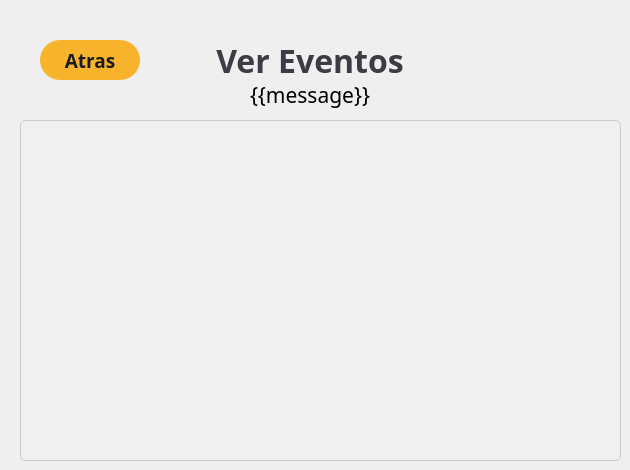
    <widget class="QWidget" name="MisEvents">
     <widget class="QPushButton" name="backBTN_6">
      <property name="geometry">
       <rect>
        <x>40</x>
        <y>40</y>
        <width>100</width>
        <height>40</height>
       </rect>
      </property>
      <property name="font">
       <font>
        <family>IBM Plex Mono</family>
        <pointsize>14</pointsize>
        <weight>75</weight>
        <bold>true</bold>
       </font>
      </property>
      <property name="styleSheet">
       <string notr="true">QPushButton {
    border-radius: 20px;
    background-color: #f7b32b;
color: #1a1b25;
}

QPushButton:hover {
    background-color: #ffc04c; /* Change color on hover */
}

QPushButton:pressed {
    background-color: #d18f23; /* Change color when pressed */
}
</string>
      </property>
      <property name="text">
       <string>Atras</string>
      </property>
      <property name="icon">
       <iconset resource="img.qrc">
        <normaloff>:/icons/atras.svg</normaloff>:/icons/atras.svg</iconset>
      </property>
      <property name="iconSize">
       <size>
        <width>24</width>
        <height>24</height>
       </size>
      </property>
     </widget>
     <widget class="QLabel" name="mainHeader_6">
      <property name="geometry">
       <rect>
        <x>150</x>
        <y>40</y>
        <width>320</width>
        <height>40</height>
       </rect>
      </property>
      <property name="palette">
       <palette>
        <active>
         <colorrole role="WindowText">
          <brush brushstyle="SolidPattern">
           <color alpha="216">
            <red>26</red>
            <green>27</green>
            <blue>37</blue>
           </color>
          </brush>
         </colorrole>
         <colorrole role="Base">
          <brush brushstyle="SolidPattern">
           <color alpha="255">
            <red>30</red>
            <green>30</green>
            <blue>30</blue>
           </color>
          </brush>
         </colorrole>
         <colorrole role="Window">
          <brush brushstyle="SolidPattern">
           <color alpha="255">
            <red>242</red>
            <green>243</green>
            <blue>244</blue>
           </color>
          </brush>
         </colorrole>
        </active>
        <inactive>
         <colorrole role="WindowText">
          <brush brushstyle="SolidPattern">
           <color alpha="216">
            <red>26</red>
            <green>27</green>
            <blue>37</blue>
           </color>
          </brush>
         </colorrole>
         <colorrole role="Base">
          <brush brushstyle="SolidPattern">
           <color alpha="255">
            <red>30</red>
            <green>30</green>
            <blue>30</blue>
           </color>
          </brush>
         </colorrole>
         <colorrole role="Window">
          <brush brushstyle="SolidPattern">
           <color alpha="255">
            <red>242</red>
            <green>243</green>
            <blue>244</blue>
           </color>
          </brush>
         </colorrole>
        </inactive>
        <disabled>
         <colorrole role="WindowText">
          <brush brushstyle="SolidPattern">
           <color alpha="63">
            <red>255</red>
            <green>255</green>
            <blue>255</blue>
           </color>
          </brush>
         </colorrole>
         <colorrole role="Base">
          <brush brushstyle="SolidPattern">
           <color alpha="255">
            <red>242</red>
            <green>243</green>
            <blue>244</blue>
           </color>
          </brush>
         </colorrole>
         <colorrole role="Window">
          <brush brushstyle="SolidPattern">
           <color alpha="255">
            <red>242</red>
            <green>243</green>
            <blue>244</blue>
           </color>
          </brush>
         </colorrole>
        </disabled>
       </palette>
      </property>
      <property name="font">
       <font>
        <family>IBM Plex Mono</family>
        <pointsize>24</pointsize>
        <weight>75</weight>
        <bold>true</bold>
       </font>
      </property>
      <property name="text">
       <string>Ver Eventos</string>
      </property>
      <property name="alignment">
       <set>Qt::AlignCenter</set>
      </property>
     </widget>
     <widget class="QLabel" name="msgStatus_2">
      <property name="geometry">
       <rect>
        <x>70</x>
        <y>80</y>
        <width>480</width>
        <height>30</height>
       </rect>
      </property>
      <property name="font">
       <font>
        <family>IBM Plex Mono</family>
        <pointsize>16</pointsize>
        <weight>50</weight>
        <bold>false</bold>
       </font>
      </property>
      <property name="text">
       <string>{{message}}</string>
      </property>
      <property name="alignment">
       <set>Qt::AlignCenter</set>
      </property>
     </widget>
     <widget class="QListWidget" name="eventList">
      <property name="geometry">
       <rect>
        <x>20</x>
        <y>120</y>
        <width>601</width>
        <height>341</height>
       </rect>
      </property>
      <property name="font">
       <font>
        <family>IBM Plex Mono</family>
        <pointsize>13</pointsize>
       </font>
      </property>
      <property name="styleSheet">
       <string notr="true">/* QListWidget stylesheet */
QListWidget {
    background-color: #f0f0f0; /* Set background color */
    border: 1px solid #cccccc; /* Add border */
    border-radius: 5px; /* Add border radius */
    padding: 10px; /* Add padding */
}

/* QListWidget item stylesheet */
QListWidget::item {
    color: #333333; /* Set text color */
    background-color: #ffffff; /* Set background color */
    border-radius: 5px; /* Add border radius */
    padding: 10px; /* Add padding */
}

/* QListWidget item when selected stylesheet */
QListWidget::item:selected {
    background-color: #0078d7; /* Set background color when selected */
    color: #ffffff; /* Set text color when selected */
}

/* QListWidget item when hovered stylesheet */
QListWidget::item:hover {
    background-color: #e0e0e0; /* Set background color when hovered */
}
</string>
      </property>
     </widget>
    </widget>
